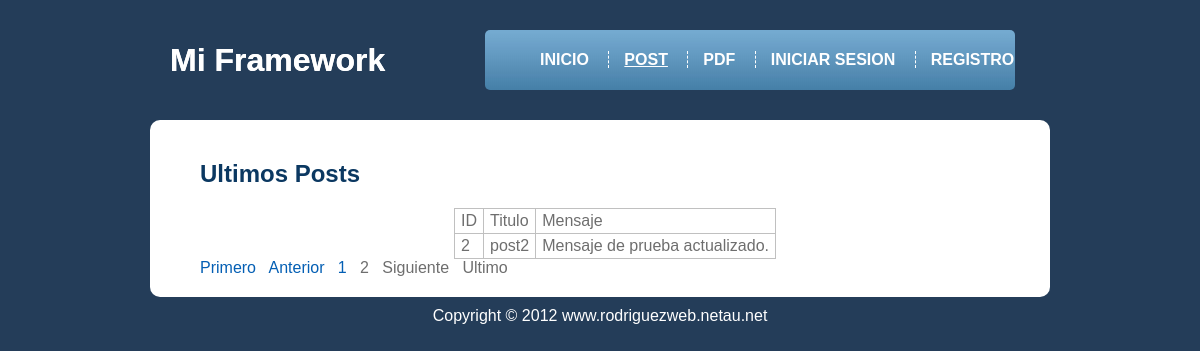
The page /post/index/2 on the database its author committed.
### tables this page shows
CREATE TABLE `posts` (
  `id` int(11) NOT NULL AUTO_INCREMENT,
  `titulo` varchar(255) DEFAULT NULL,
  `cuerpo` varchar(255) DEFAULT NULL,
  PRIMARY KEY (`id`)
);

### libs/paginador.php (called while the page is built, shortened)
<?php
class Paginador
{
	public function getView($vista, $link = false)
	{
		$rutaView = ROOT . 'views' . DS . '_paginador' . DS . $vista . '.php';
		if($link)
		$link = BASE_URL . $link . '/';
		if(is_readable($rutaView)){
			include $rutaView;
			$contenido = ob_get_contents();
			return $contenido;
		}
		throw new Exception('Error de paginacion');
	}
}
?>

### controllers/postController.php (called while the page is built, shortened)
<?php
class postController extends Controller
{
    private $_post;
    public function __construct(){
        $this->_post = $this->loadModel('post');
    }
    public function index($pagina = false)
    {
        if(!$this->filtrarInt($pagina)){
                $pagina = false;
        }
        else{
                $pagina = (int) $pagina;
        }
        $paginador = new Paginador();
        $this->_view->posts = $paginador->paginar($this->_post->getPosts(), $pagina);
        $this->_view->paginacion = $paginador->getView('prueba', 'post/index');
        $this->_view->titulo = 'Post';
        $this->_view->renderizar('index','post');
    }
}
?>

### index.php (called while the page is built, shortened)
<?php
try{
require_once APP_PATH . 'Controller.php';
require_once APP_PATH . 'Model.php';
    Bootstrap::run(new Request);
}
catch(Exception $e){
    echo $e->getMessage();
}
?>

### application/Model.php (called while the page is built, shortened)
<?php
class Model
{
    public function __construct() {
       $this->_db = new Database();
    }
}
?>

### models/postModel.php (called while the page is built, shortened)
<?php
class postModel extends Model
{
    public function getPosts()
    {
        $post = $this->_db->query("select * from posts order by id desc;");
        return $post->fetchall();
    }
}
?>

### application/Controller.php (called while the page is built, shortened)
<?php
abstract class Controller
{
    protected function loadModel($modelo)
    {
        $modelo = $modelo . 'Model';
        $rutaModelo = ROOT . 'models' . DS . $modelo . '.php';
        if(is_readable($rutaModelo)){
            $modelo = new $modelo;
            return $modelo;
        }
        else {
            throw new Exception('Error de modelo');
        }
    }
}
?>

### views/_paginador/prueba.php (the view, shortened to what this page needs)
<?php if(isset($this->_paginacion)): ?>
<?php if($this->_paginacion['primero']): ?>
	<a href="<?php echo $link . $this->_paginacion['primero']; ?>">Primero</a>
<?php else: ?>
	Primero
<?php endif; ?>
<?php if($this->_paginacion['anterior']): ?>
	<a href="<?php echo $link . $this->_paginacion['anterior']; ?>">Anterior</a>
<?php else: ?>
	Anterior
<?php endif; ?>
<?php for($i = 0; $i < count($this->_paginacion['rango']); $i++): ?>
	<?php if($this->_paginacion['actual'] == $this->_paginacion['rango'][$i]): ?>
		<?php echo $this->_paginacion['rango'][$i]; ?>
	<?php else: ?>
		<a href="<?php echo $link . $this->_paginacion['rango'][$i]; ?>">
			<?php echo $this->_paginacion['rango'][$i]; ?>
		</a>&nbsp;
	<?php endif; ?>
<?php endfor; ?>
<?php if($this->_paginacion['siguiente']): ?>
	<a href="<?php echo $link . $this->_paginacion['siguiente']; ?>">Siguiente</a>
<?php else: ?>
	Siguiente
<?php endif; ?>
<?php if($this->_paginacion['ultimo']): ?>
	<a href="<?php echo $link . $this->_paginacion['ultimo']; ?>">Ultimo</a>
<?php else: ?>
	Ultimo
<?php endif; ?>
<?php endif; ?>

### views/post/index.phtml (shortened to what this page needs)
<h2>Ultimos Posts</h2>
<?php if(isset($this->posts) && count($this->posts) ):?>
<center>
<table border='1'>
    <tr>
        <td>ID</td>
        <td>Titulo</td>
        <td>Mensaje</td>
    </tr>
    <?php for($i = 0;$i< count($this->posts); $i++):?>
    <tr>
        <td><?php echo $this->posts[$i]['id']?></td>
        <td><?php echo $this->posts[$i]['titulo']?></td>
        <td><?php echo $this->posts[$i]['cuerpo']?></td>
    </tr>
    <?php endfor; ?>
</table>
</center>
<?php else:?>
<strong>No hay Posts</strong>
<?php endif;?>
<?php if(isset($this->paginacion)) echo $this->paginacion; ?>

### views/layout/default/css/style.css (style rules this page uses)
h1,h2,h3,h4 { text-shadow: 0 2px 0 #FFFFFF; }
table { border-collapse: collapse; }
table, td, th { border: 1px silver solid; }
td, th { padding: 3px 6px; }
td { text-align: left; vertical-align: top; }
a { color: #045FB4; text-decoration: none; }
#content h1, h2 { color: #0B3861; }

### rows shown on the page
posts: id "2", titulo "post2", cuerpo "Mensaje de prueba actualizado."

### other values the page prints
APP_NAME "Mi Framework"
$_layoutParams['menu'][$i]['titulo'] "INICIO"
$_layoutParams['menu'][$i]['titulo'] "POST"
$_layoutParams['menu'][$i]['titulo'] "PDF"
$_layoutParams['menu'][$i]['titulo'] "INICIAR SESION"
$_layoutParams['menu'][$i]['titulo'] "REGISTRO"
$this->_paginacion['rango'][$i] "1"
$this->_paginacion['rango'][$i] "2"
APP_COMPANY "www.rodriguezweb.netau.net"
